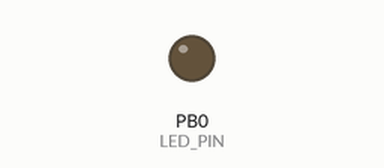
This program was run on a simulated ATtiny13, built with avr-gcc and emulated at 1.2 MHz. Parts: output pins drawn as LEDs (lit = HIGH).

Above: at 1.7 s.
At 4.6 s:
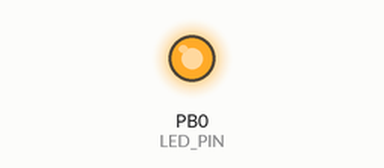
Timing chart, 0 to 13.0 s (numbered marks = the images above):
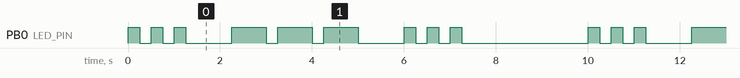

Measured:
- by itself, PB0 (LED_PIN): repeats every 10.0 s: 2 × (LOW 0.25 s, HIGH 0.25 s), LOW 1.0 s, 2 × (HIGH 0.75 s, LOW 0.25 s), HIGH 0.75 s, LOW 1.0 s, 2 × (HIGH 0.25 s, LOW 0.25 s), HIGH 0.25 s, LOW 2.8 s, HIGH 0.25 s
- by itself, everything shown: repeats every 10.0 s, in 18 steps

The program:

main.c
```c
// (licence header left out)
#include <avr/io.h>
#include "morsecode.h"

#define	LED_PIN	PB0

int
main(void)
{

	/* setup */
	DDRB = _BV(LED_PIN); // set LED pin as OUTPUT

	/* loop */
	while (1) {
		MORSECODE_puts("SOS");
	}
}

void
MORSECODE_signal_on(void)
{

	PORTB |= _BV(LED_PIN);
}

void
MORSECODE_signal_off(void)
{

	PORTB &= ~_BV(LED_PIN);
}
```

morsecode.c
```c
// (licence header left out)
#include <util/delay.h>
#include <avr/pgmspace.h>
#include "morsecode.h"

#ifndef	MORSECODE_DIT_LENGTH
#define	MORSECODE_DIT_LENGTH (250)
#endif /* !MORSECODE_DIT_LENGTH */

#define	LETTER_SPACE()	{space();space();space();} // 3x dit lenght
#define	WORD_SPACE() 	{space();space();space();space();space();space();space();} // 7x dit lenght

/*
  International Morse Code Alphabet.
  References:
  - http://www.itu.int/rec/R-REC-M.1677-1-200910-I/
  - https://en.wikipedia.org/wiki/Morse_code#International_Morse_Code
*/
const char letter_a[] PROGMEM = "._";
const char letter_b[] PROGMEM = "_...";
const char letter_c[] PROGMEM = "_._.";
const char letter_d[] PROGMEM = "_..";
const char letter_e[] PROGMEM = ".";
const char letter_f[] PROGMEM = ".._.";
const char letter_g[] PROGMEM = "__.";
const char letter_h[] PROGMEM = "....";
const char letter_i[] PROGMEM = "..";
const char letter_j[] PROGMEM = ".___";
const char letter_k[] PROGMEM = "_._";
const char letter_l[] PROGMEM = "._..";
const char letter_m[] PROGMEM = "__";
const char letter_n[] PROGMEM = "_.";
const char letter_o[] PROGMEM = "___";
const char letter_p[] PROGMEM = ".__.";
const char letter_q[] PROGMEM = "__._";
const char letter_r[] PROGMEM = "._.";
const char letter_s[] PROGMEM = "...";
const char letter_t[] PROGMEM = "_";
const char letter_u[] PROGMEM = ".._";
const char letter_v[] PROGMEM = "..._";
const char letter_w[] PROGMEM = ".__";
const char letter_x[] PROGMEM = "_.._";
const char letter_y[] PROGMEM = "_.__";
const char letter_z[] PROGMEM = "__..";

PGM_P const letter_table[] PROGMEM = {
	letter_a,
	letter_b,
	letter_c,
	letter_d,
	letter_e,
	letter_f,
	letter_g,
	letter_h,
	letter_i,
	letter_j,
	letter_k,
	letter_l,
	letter_m,
	letter_n,
	letter_o,
	letter_p,
	letter_q,
	letter_r,
	letter_s,
	letter_t,
	letter_u,
	letter_v,
	letter_w,
	letter_x,
	letter_y,
	letter_z
};

const char figure_0[] PROGMEM = "_____";
const char figure_1[] PROGMEM = ".____";
const char figure_2[] PROGMEM = "..___";
const char figure_3[] PROGMEM = "...__";
const char figure_4[] PROGMEM = "...._";
const char figure_5[] PROGMEM = ".....";
const char figure_6[] PROGMEM = "_....";
const char figure_7[] PROGMEM = "__...";
const char figure_8[] PROGMEM = "___..";
const char figure_9[] PROGMEM = "____.";

PGM_P const figure_table[] PROGMEM = {
	figure_0,
	figure_1,
	figure_2,
	figure_3,
	figure_4,
	figure_5,
	figure_6,
	figure_7,
	figure_8,
	figure_9
};

static void
space(void)
{

	_delay_ms(MORSECODE_DIT_LENGTH);
}


static void
dit(void)
{

	MORSECODE_signal_on();
	space();
	MORSECODE_signal_off();
}

static void
dah(void)
{

	MORSECODE_signal_on();
	space();
	space();
	space();
	MORSECODE_signal_off();
}

void
xmit(const char *data)
{

	while (*data) {
		if (*data == '.') {
			dit();
			space();
		} else if (*data == '_') {
			dah();
			space();
		}
		data++;
	}

	LETTER_SPACE();
}

void
MORSECODE_putc(const char c)
{
	char buffer[6];

	if (c >= 'A' && c <= 'Z') {
		strcpy_P(buffer, (PGM_P)pgm_read_word(&(letter_table[c - 65])));
	} else if (c >= 'a' && c <= 'z') {
		strcpy_P(buffer, (PGM_P)pgm_read_word(&(letter_table[c - 97])));
	} else if (c >= '0' && c <= '9') {
		strcpy_P(buffer, (PGM_P)pgm_read_word(&(figure_table[c - 48])));
	} else if (c == ' ') {
		WORD_SPACE();
	}

	xmit(buffer);
}

void
MORSECODE_puts(const char *s)
{

	while(*s) MORSECODE_putc(*(s++));
	WORD_SPACE();
}
```

morsecode.h
```c
// (licence header left out)
#ifndef _MORSECODE_H_
#define	_MORSECODE_H_

void MORSECODE_init(uint16_t space_miliseconds);
void MORSECODE_signal_on(void);
void MORSECODE_signal_off(void);
void MORSECODE_putc(const char c);
void MORSECODE_puts(const char *s);

#endif	/* !_MORSECODE_H_ */
```
